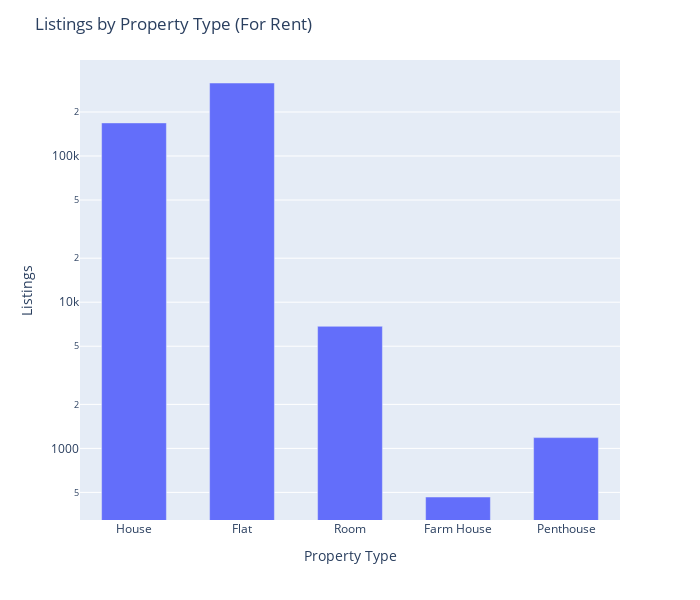

Notebook code cell kept with this figure:
### Code cell
fig = px.bar(rental_listings_by_property_type, x='Property Type', y='Listings')
fig.update_layout(title='Listings by Property Type (For Rent)', width=700, height=600, bargap=0.4, yaxis_type='log')
fig.show()

### Figure 1 — Plotly figure (JSON) as saved in the notebook; plotly's stock layout.template omitted (floating-point values rounded to 4 significant figures)
{"data": [{"alignmentgroup": "True", "hovertemplate": "Property Type=%{x}<br>Listings=%{y}<extra></extra>", "legendgroup": "", "marker": {"color": "#636efa", "pattern": {"shape": ""}}, "name": "", "offsetgroup": "", "orientation": "v", "showlegend": false, "textposition": "auto", "type": "bar", "x": ["House", "Flat", "Room", "Farm House", "Penthouse"], "xaxis": "x", "y": [168465, 315840, 6840, 465, 1185], "yaxis": "y"}], "layout": {"bargap": 0.4, "barmode": "relative", "height": 600, "legend": {"tracegroupgap": 0}, "margin": {"t": 60}, "title": {"text": "Listings by Property Type (For Rent)"}, "width": 700, "xaxis": {"anchor": "y", "autorange": true, "domain": [0, 1], "range": [-0.5, 4.5], "title": {"text": "Property Type"}, "type": "category"}, "yaxis": {"anchor": "x", "autorange": true, "domain": [0, 1], "range": [2.51, 5.657], "title": {"text": "Listings"}, "type": "log"}}}
